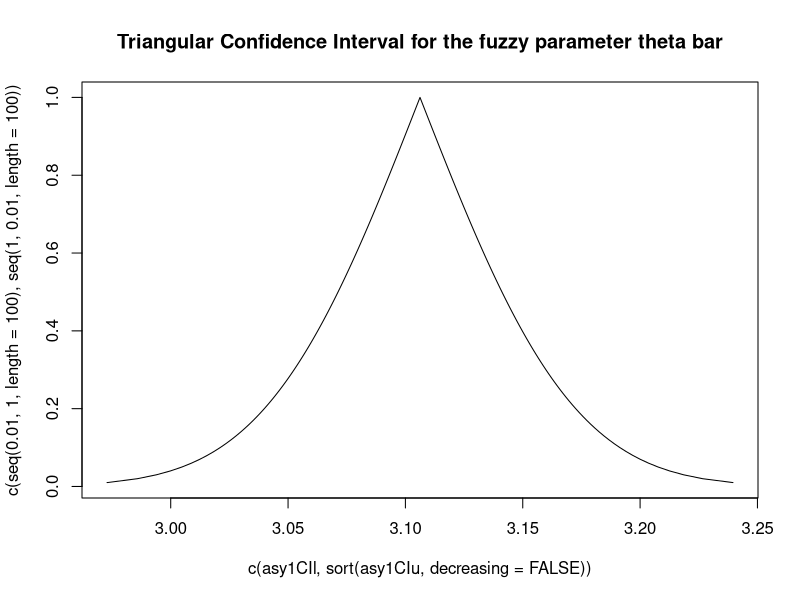
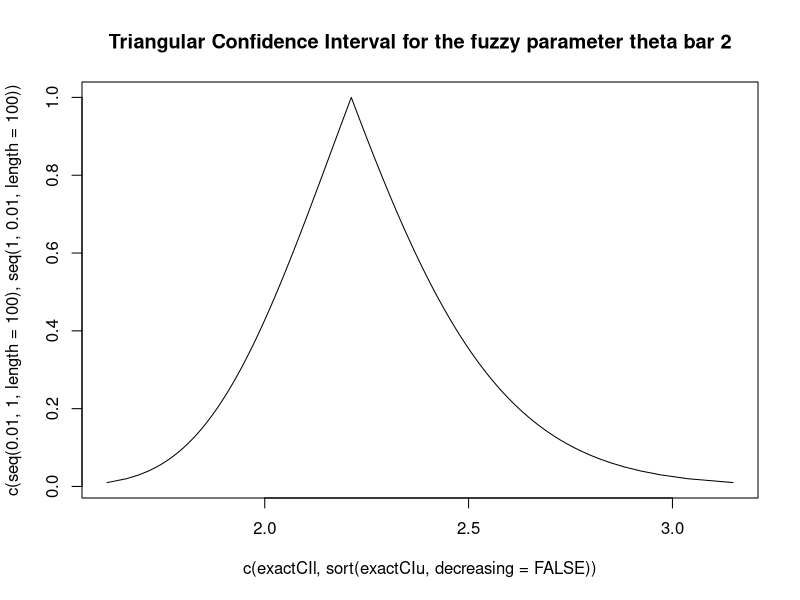

Here is the R script that generated these plots, in order:
#----------------------
# Beta fuzzy estimators
# in R 
# Julian, May 2023
#----------------------

#---------------
# first approach
#---------------

# 1. Define a function that yields as output a scalar representing
# the membership grade of a fuzzy triangular number(p,q,r) - Berkachy, p.16 - given the following
# arguments: p,q,r and x: a real
fuzzytriangular <- function(p,q,r,x) {
  if(p < x & x < q) {return((x - p) / (q - p))}
  if(q < x & x < r) {return((r - x) / (r - q))}
  else return(0)
}

# example with x from a continuous U[0,1] distribution
set.seed(2023)
x = runif(1, 0, 1)
fuzzy_example <- fuzzytriangular(p=0.2, q=1.3, r=2, x=x)
x # [1] [1] 0.4666139
fuzzy_example # [1] 0.2423763

# if x is a beta realization with shape1 = 1/theta, with theta = 0 and shape2 = 1, then
set.seed(2023)
theta = 3
x = rbeta(n = 1, shape1 = 1/theta, shape2 = 1) 
fuzzy_theta <- fuzzytriangular(p=0.2, q=1.3, r=2, x=x)
x # [1] 0.3323928
fuzzy_theta # [1] 0.1203571

# in this example, we just assume that the argument x provided as input ia a beta realization.

#----------------
# second approach
#----------------

# setup
set.seed(2023)
theta = 3; n = 60
x_sample = rbeta(n = n, shape1 = 1/theta, shape2 = 1) 

# MLE
theta_hat = - (1/n) *sum(log(x_sample))

# asymptotic CI method 1
beta = seq(0.01:1, by = 0.01)
asy1CIl= theta_hat - qnorm(1-beta/2)*(theta_hat/n)
asy1CIu = theta_hat + qnorm(1-beta/2)*(theta_hat/n)

plot(x = c(asy1CIl, sort(asy1CIu, decreasing = FALSE)), 
     y = c(seq(0.01, 1, length = 100), seq(1, 0.01, length = 100)), type = 'l',
     main = 'Triangular Confidence Interval for the fuzzy parameter theta bar')

# exact CI 
beta = seq(0.01:1, by = 0.01)
theta_hat = 2.2; n = 60
exactCIl= 2*n*theta_hat / qchisq(1-beta/2, df = 2*n)
exactCIu = 2*n*theta_hat / qchisq(beta/2, df = 2*n)

plot(x = c(exactCIl, sort(exactCIu, decreasing = FALSE)), 
     y = c(seq(0.01, 1, length = 100), seq(1, 0.01, length = 100)), type = 'l',
     main = 'Triangular Confidence Interval for the fuzzy parameter theta bar 2')

#----
# end
#----